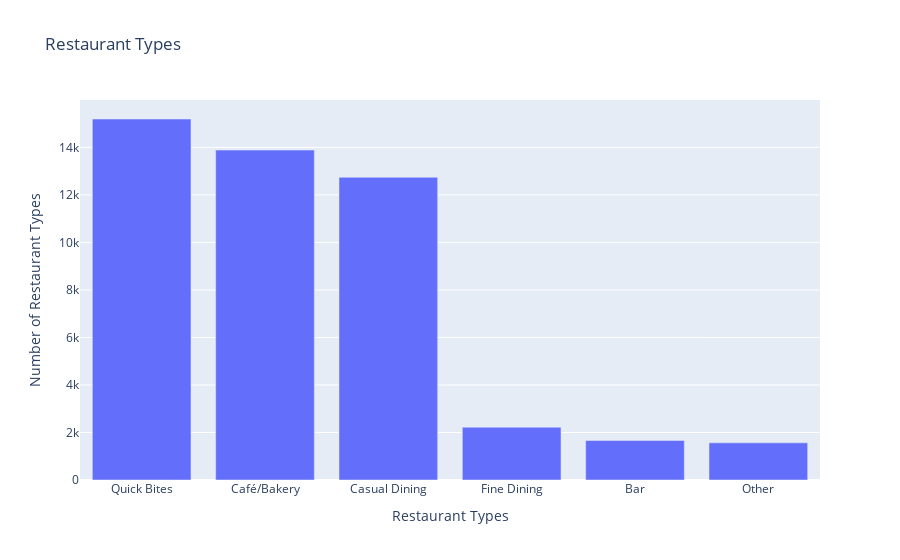

Notebook code for this chart:
### Code cell
y=data["type"].value_counts()[:20]
x=y.index
fig=px.bar(x=x,y=y,labels={"x":"Restaurant Types","y":"Number of Restaurant Types"},title="Restaurant Types")
fig.show()

### Figure 1 — Plotly figure (JSON) as saved in the notebook; plotly's stock layout.template omitted (floating-point values rounded to 4 significant figures)
{"data": [{"alignmentgroup": "True", "hovertemplate": "Restaurant Types=%{x}<br>Number of Restaurant Types=%{y}<extra></extra>", "legendgroup": "", "marker": {"color": "#636efa", "pattern": {"shape": ""}}, "name": "", "offsetgroup": "", "orientation": "v", "showlegend": false, "textposition": "auto", "type": "bar", "x": ["Quick Bites", "Café/Bakery", "Casual Dining", "Fine Dining", "Bar", "Other"], "xaxis": "x", "y": [15196, 13889, 12742, 2222, 1661, 1563], "yaxis": "y"}], "layout": {"barmode": "relative", "legend": {"tracegroupgap": 0}, "title": {"text": "Restaurant Types"}, "xaxis": {"anchor": "y", "domain": [0, 1], "title": {"text": "Restaurant Types"}}, "yaxis": {"anchor": "x", "domain": [0, 1], "title": {"text": "Number of Restaurant Types"}}}}
